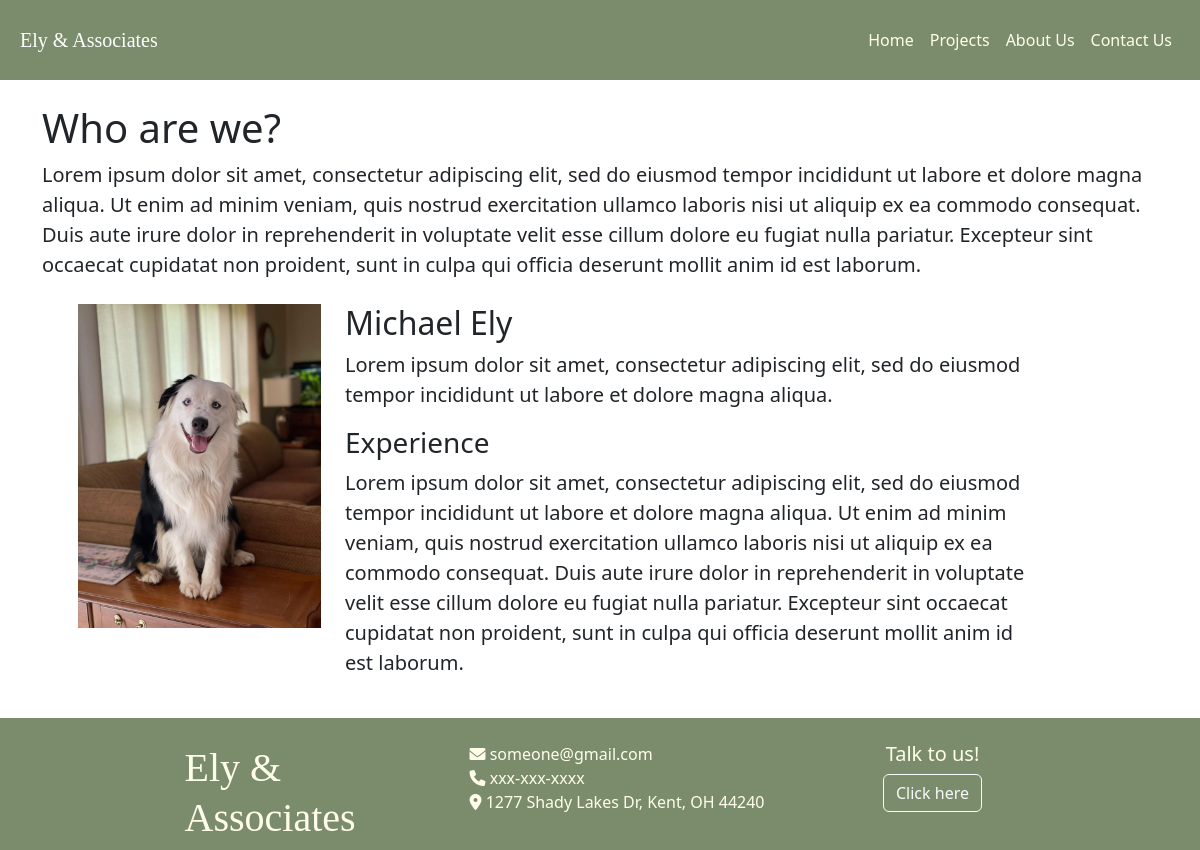
/website/pages/about_us.php, run on the app's committed database.
### tables this page shows
CREATE TABLE `website_text` (
  `text_id` int(11) NOT NULL,
  `text_field` varchar(1000) DEFAULT NULL
);

CREATE TABLE `photo` (
  `photo_id` int(11) NOT NULL,
  `photo_name` varchar(300) DEFAULT NULL,
  `file_path` varchar(300) DEFAULT NULL,
  `page_id` varchar(300) DEFAULT NULL,
  `photo_date` varchar(300) DEFAULT NULL
);

### website/pages/support/config.php (called while the page is built, shortened)
<?php
function getTextFromId(int $id) {
    $sql = "SELECT text_field FROM website_text WHERE text_id = :id";
    $stmt = $GLOBALS['pdo']->prepare($sql);
    $stmt->execute(['id' => $id]);
    $result = $stmt->fetchAll();
    return $result;
}
function getPhotoFromName(string $name) {
    $sql = "SELECT file_path FROM photo WHERE photo_name = :name";
    $stmt = $GLOBALS['pdo']->prepare($sql);
    $stmt->execute(['name' => $name]);
    $result = $stmt->fetchAll();
    return $result;
}
?>

### website/pages/about_us.php (the view, shortened to what this page needs)
<!DOCTYPE html>
<html>
<?php require 'support/head.php'; ?>
</head>
<body>
    <?php require 'support/header.php'; ?>
    <div id='about-us-text' class='container mt-4'>
        <h1 class='fs-1'>
            <?php echo getTextFromId(2)[0]['text_field']; ?>
        </h1>
        <div id='about-us-description'>
            <p class='fs-5'>
                <?php echo getTextFromId(3)[0]['text_field']; ?>
            </p>
        </div>
        <div class="row m-4">
            <div class="col-md-3">
                <img src="<?php echo getPhotoFromName("headshot")[0]['file_path']?>" class="img-fluid">
            </div>
            <div class="col-md-8">
                <h1 class='fs-2'>
                    <?php echo getTextFromId(4)[0]['text_field']; ?>
                </h1>
                <p class="fs-5">
                    <?php echo getTextFromId(5)[0]['text_field']; ?>
                </p>
                <h1 class='fs-3'>
                    <?php echo getTextFromId(6)[0]['text_field']; ?>
                </h1>
                <p class="fs-5">
                    <?php echo getTextFromId(7)[0]['text_field']; ?>
                </p>
            </div>
        </div>
    </div>
    <?php require 'support/footer.php'; ?>
</body>
</html>

### data on the page
website_text: text_field "Who are we?"
website_text: text_field "Lorem ipsum dolor sit amet, consectetur adipiscing elit, sed do eiusmod tempor incididunt ut labore et dolore magna aliqua. Ut enim ad minim veniam, quis nostrud exercitation ullamco laboris nisi ut aliquip ex ea commodo consequat. Duis aute irure dolor in reprehenderit in voluptate velit esse cillum dolore eu fugiat nulla pariatur. Excepteur sint occaecat cupidatat non proident, sunt in culpa qui officia deserunt mollit anim id est laborum."
photo: file_path (picture)
website_text: text_field "Michael Ely"
website_text: text_field "Lorem ipsum dolor sit amet, consectetur adipiscing elit, sed do eiusmod tempor incididunt ut labore et dolore magna aliqua."
website_text: text_field "Experience"
website_text: text_field "Lorem ipsum dolor sit amet, consectetur adipiscing elit, sed do eiusmod tempor incididunt ut labore et dolore magna aliqua. Ut enim ad minim veniam, quis nostrud exercitation ullamco laboris nisi ut aliquip ex ea commodo consequat. Duis aute irure dolor in reprehenderit in voluptate velit esse cillum dolore eu fugiat nulla pariatur. Excepteur sint occaecat cupidatat non proident, sunt in culpa qui officia deserunt mollit anim id est laborum."
